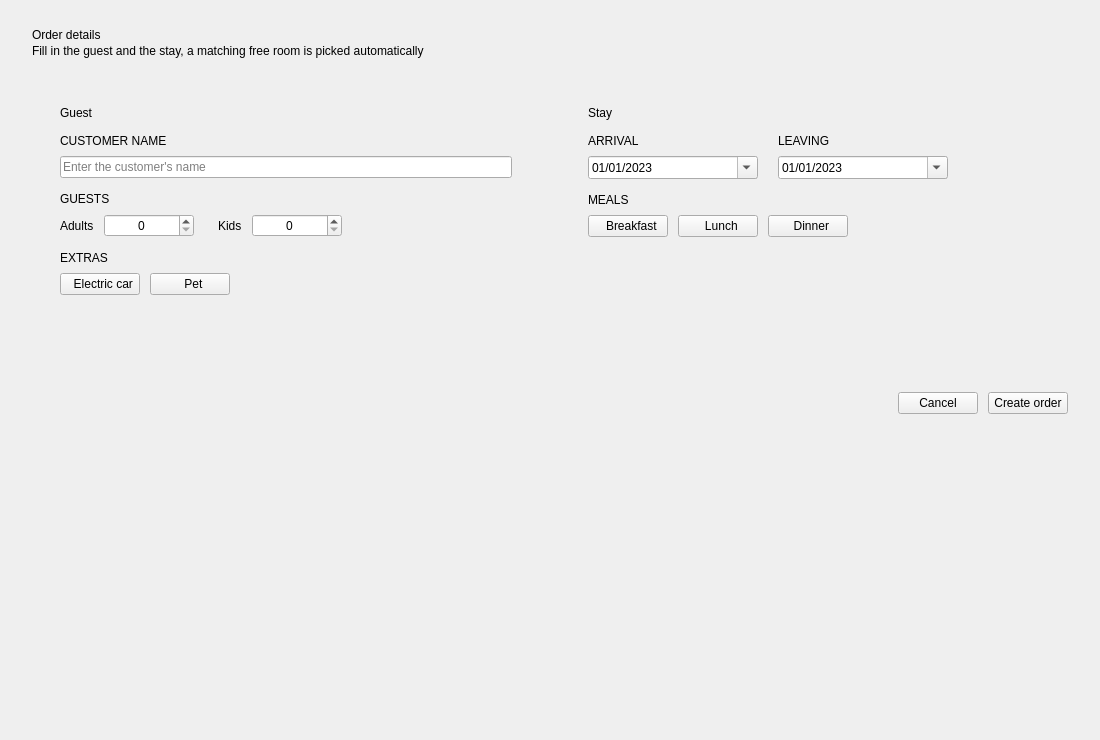
<?xml version="1.0" encoding="UTF-8"?>
<ui version="4.0">
 <class>Form</class>
 <widget class="QWidget" name="Form">
  <property name="geometry">
   <rect>
    <x>0</x>
    <y>0</y>
    <width>1100</width>
    <height>740</height>
   </rect>
  </property>
  <layout class="QVBoxLayout" name="page_layout">
   <property name="spacing">
    <number>20</number>
   </property>
   <property name="leftMargin">
    <number>32</number>
   </property>
   <property name="topMargin">
    <number>28</number>
   </property>
   <property name="rightMargin">
    <number>32</number>
   </property>
   <property name="bottomMargin">
    <number>32</number>
   </property>
   <item>
    <layout class="QHBoxLayout" name="header_layout">
     <item>
      <layout class="QVBoxLayout" name="header_text_layout">
       <property name="spacing">
        <number>2</number>
       </property>
       <item>
        <widget class="QLabel" name="title_label">
         <property name="text">
          <string>Order details</string>
         </property>
         <property name="role" stdset="0">
          <string>h2</string>
         </property>
        </widget>
       </item>
       <item>
        <widget class="QLabel" name="user_connected_label">
         <property name="text">
          <string>Fill in the guest and the stay, a matching free room is picked automatically</string>
         </property>
         <property name="role" stdset="0">
          <string>muted</string>
         </property>
        </widget>
       </item>
      </layout>
     </item>
     <item>
      <spacer name="spacer_13">
       <property name="orientation">
        <enum>Qt::Horizontal</enum>
       </property>
       <property name="sizeHint" stdset="0">
        <size>
         <width>40</width>
         <height>20</height>
        </size>
       </property>
      </spacer>
     </item>
    </layout>
   </item>
   <item>
    <layout class="QHBoxLayout" name="cards_layout">
     <property name="spacing">
      <number>20</number>
     </property>
     <item>
      <widget class="QFrame" name="guest_card">
       <property name="card" stdset="0">
        <string>true</string>
       </property>
       <layout class="QVBoxLayout" name="guest_card_layout">
        <property name="spacing">
         <number>8</number>
        </property>
        <property name="leftMargin">
         <number>28</number>
        </property>
        <property name="topMargin">
         <number>28</number>
        </property>
        <property name="rightMargin">
         <number>28</number>
        </property>
        <property name="bottomMargin">
         <number>28</number>
        </property>
        <item>
         <widget class="QLabel" name="guest_heading">
          <property name="text">
           <string>Guest</string>
          </property>
          <property name="role" stdset="0">
           <string>h2</string>
          </property>
         </widget>
        </item>
        <item>
         <spacer name="spacer_1">
          <property name="orientation">
           <enum>Qt::Vertical</enum>
          </property>
          <property name="sizeType">
           <enum>QSizePolicy::Fixed</enum>
          </property>
          <property name="sizeHint" stdset="0">
           <size>
            <width>20</width>
            <height>6</height>
           </size>
          </property>
         </spacer>
        </item>
        <item>
         <widget class="QLabel" name="customer_name_caption">
          <property name="text">
           <string>CUSTOMER NAME</string>
          </property>
          <property name="role" stdset="0">
           <string>caption</string>
          </property>
         </widget>
        </item>
        <item>
         <widget class="QLineEdit" name="customer_name_input">
          <property name="placeholderText">
           <string>Enter the customer's name</string>
          </property>
          <property name="clearButtonEnabled">
           <bool>true</bool>
          </property>
         </widget>
        </item>
        <item>
         <spacer name="spacer_2">
          <property name="orientation">
           <enum>Qt::Vertical</enum>
          </property>
          <property name="sizeType">
           <enum>QSizePolicy::Fixed</enum>
          </property>
          <property name="sizeHint" stdset="0">
           <size>
            <width>20</width>
            <height>6</height>
           </size>
          </property>
         </spacer>
        </item>
        <item>
         <widget class="QLabel" name="guests_caption">
          <property name="text">
           <string>GUESTS</string>
          </property>
          <property name="role" stdset="0">
           <string>caption</string>
          </property>
         </widget>
        </item>
        <item>
         <widget class="QFrame" name="guest_frame">
          <layout class="QHBoxLayout" name="guest_frame_layout">
           <property name="spacing">
            <number>0</number>
           </property>
           <property name="leftMargin">
            <number>0</number>
           </property>
           <property name="topMargin">
            <number>0</number>
           </property>
           <property name="rightMargin">
            <number>0</number>
           </property>
           <property name="bottomMargin">
            <number>0</number>
           </property>
           <item>
            <widget class="QFrame" name="adults_frame">
             <layout class="QHBoxLayout" name="adults_layout">
              <property name="spacing">
               <number>10</number>
              </property>
              <property name="leftMargin">
               <number>0</number>
              </property>
              <property name="topMargin">
               <number>0</number>
              </property>
              <property name="rightMargin">
               <number>0</number>
              </property>
              <property name="bottomMargin">
               <number>0</number>
              </property>
              <item>
               <widget class="QLabel" name="adults_label">
                <property name="text">
                 <string>Adults</string>
                </property>
               </widget>
              </item>
              <item>
               <widget class="QSpinBox" name="adults_input">
                <property name="minimumSize">
                 <size>
                  <width>90</width>
                  <height>0</height>
                 </size>
                </property>
                <property name="maximumSize">
                 <size>
                  <width>110</width>
                  <height>16777215</height>
                 </size>
                </property>
                <property name="alignment">
                 <set>Qt::AlignCenter</set>
                </property>
                <property name="minimum">
                 <number>0</number>
                </property>
                <property name="maximum">
                 <number>10</number>
                </property>
                <property name="value">
                 <number>0</number>
                </property>
               </widget>
              </item>
             </layout>
            </widget>
           </item>
           <item>
            <spacer name="spacer_3">
             <property name="orientation">
              <enum>Qt::Horizontal</enum>
             </property>
             <property name="sizeType">
              <enum>QSizePolicy::Fixed</enum>
             </property>
             <property name="sizeHint" stdset="0">
              <size>
               <width>24</width>
               <height>20</height>
              </size>
             </property>
            </spacer>
           </item>
           <item>
            <widget class="QFrame" name="kids_frame">
             <layout class="QHBoxLayout" name="kids_layout">
              <property name="spacing">
               <number>10</number>
              </property>
              <property name="leftMargin">
               <number>0</number>
              </property>
              <property name="topMargin">
               <number>0</number>
              </property>
              <property name="rightMargin">
               <number>0</number>
              </property>
              <property name="bottomMargin">
               <number>0</number>
              </property>
              <item>
               <widget class="QLabel" name="kids_label">
                <property name="text">
                 <string>Kids</string>
                </property>
               </widget>
              </item>
              <item>
               <widget class="QSpinBox" name="kids_input">
                <property name="minimumSize">
                 <size>
                  <width>90</width>
                  <height>0</height>
                 </size>
                </property>
                <property name="maximumSize">
                 <size>
                  <width>110</width>
                  <height>16777215</height>
                 </size>
                </property>
                <property name="alignment">
                 <set>Qt::AlignCenter</set>
                </property>
                <property name="minimum">
                 <number>0</number>
                </property>
                <property name="maximum">
                 <number>10</number>
                </property>
                <property name="value">
                 <number>0</number>
                </property>
               </widget>
              </item>
             </layout>
            </widget>
           </item>
           <item>
            <spacer name="spacer_4">
             <property name="orientation">
              <enum>Qt::Horizontal</enum>
             </property>
             <property name="sizeHint" stdset="0">
              <size>
               <width>40</width>
               <height>20</height>
              </size>
             </property>
            </spacer>
           </item>
          </layout>
         </widget>
        </item>
        <item>
         <spacer name="spacer_5">
          <property name="orientation">
           <enum>Qt::Vertical</enum>
          </property>
          <property name="sizeType">
           <enum>QSizePolicy::Fixed</enum>
          </property>
          <property name="sizeHint" stdset="0">
           <size>
            <width>20</width>
            <height>6</height>
           </size>
          </property>
         </spacer>
        </item>
        <item>
         <widget class="QLabel" name="extras_caption">
          <property name="text">
           <string>EXTRAS</string>
          </property>
          <property name="role" stdset="0">
           <string>caption</string>
          </property>
         </widget>
        </item>
        <item>
         <layout class="QHBoxLayout" name="extras_layout">
          <property name="spacing">
           <number>10</number>
          </property>
          <item>
           <widget class="QPushButton" name="check_electric_car_btn">
            <property name="text">
             <string>  Electric car</string>
            </property>
            <property name="cursor">
             <cursorShape>PointingHandCursor</cursorShape>
            </property>
            <property name="checkable">
             <bool>true</bool>
            </property>
            <property name="autoDefault">
             <bool>false</bool>
            </property>
            <property name="variant" stdset="0">
             <string>chip</string>
            </property>
           </widget>
          </item>
          <item>
           <widget class="QPushButton" name="check_pet_btn">
            <property name="text">
             <string>  Pet</string>
            </property>
            <property name="cursor">
             <cursorShape>PointingHandCursor</cursorShape>
            </property>
            <property name="checkable">
             <bool>true</bool>
            </property>
            <property name="autoDefault">
             <bool>false</bool>
            </property>
            <property name="variant" stdset="0">
             <string>chip</string>
            </property>
           </widget>
          </item>
          <item>
           <spacer name="spacer_6">
            <property name="orientation">
             <enum>Qt::Horizontal</enum>
            </property>
            <property name="sizeHint" stdset="0">
             <size>
              <width>40</width>
              <height>20</height>
             </size>
            </property>
           </spacer>
          </item>
         </layout>
        </item>
        <item>
         <spacer name="spacer_7">
          <property name="orientation">
           <enum>Qt::Vertical</enum>
          </property>
          <property name="sizeHint" stdset="0">
           <size>
            <width>20</width>
            <height>40</height>
           </size>
          </property>
         </spacer>
        </item>
       </layout>
      </widget>
     </item>
     <item>
      <widget class="QFrame" name="stay_card">
       <property name="card" stdset="0">
        <string>true</string>
       </property>
       <layout class="QVBoxLayout" name="stay_card_layout">
        <property name="spacing">
         <number>8</number>
        </property>
        <property name="leftMargin">
         <number>28</number>
        </property>
        <property name="topMargin">
         <number>28</number>
        </property>
        <property name="rightMargin">
         <number>28</number>
        </property>
        <property name="bottomMargin">
         <number>28</number>
        </property>
        <item>
         <widget class="QLabel" name="stay_heading">
          <property name="text">
           <string>Stay</string>
          </property>
          <property name="role" stdset="0">
           <string>h2</string>
          </property>
         </widget>
        </item>
        <item>
         <spacer name="spacer_8">
          <property name="orientation">
           <enum>Qt::Vertical</enum>
          </property>
          <property name="sizeType">
           <enum>QSizePolicy::Fixed</enum>
          </property>
          <property name="sizeHint" stdset="0">
           <size>
            <width>20</width>
            <height>6</height>
           </size>
          </property>
         </spacer>
        </item>
        <item>
         <layout class="QHBoxLayout" name="dates_layout">
          <property name="spacing">
           <number>20</number>
          </property>
          <item>
           <layout class="QVBoxLayout" name="arrival_layout">
            <property name="spacing">
             <number>8</number>
            </property>
            <item>
             <widget class="QLabel" name="arrival_label">
              <property name="text">
               <string>ARRIVAL</string>
              </property>
              <property name="role" stdset="0">
               <string>caption</string>
              </property>
             </widget>
            </item>
            <item>
             <widget class="QDateEdit" name="arrival_date">
              <property name="minimumSize">
               <size>
                <width>170</width>
                <height>0</height>
               </size>
              </property>
              <property name="minimumDateTime">
               <datetime>
                <hour>0</hour>
                <minute>0</minute>
                <second>0</second>
                <year>2023</year>
                <month>1</month>
                <day>1</day>
               </datetime>
              </property>
              <property name="displayFormat">
               <string>dd/MM/yyyy</string>
              </property>
              <property name="calendarPopup">
               <bool>true</bool>
              </property>
              <property name="date">
               <date>
                <year>2023</year>
                <month>1</month>
                <day>1</day>
               </date>
              </property>
             </widget>
            </item>
           </layout>
          </item>
          <item>
           <layout class="QVBoxLayout" name="leaving_layout">
            <property name="spacing">
             <number>8</number>
            </property>
            <item>
             <widget class="QLabel" name="leaving_label">
              <property name="text">
               <string>LEAVING</string>
              </property>
              <property name="role" stdset="0">
               <string>caption</string>
              </property>
             </widget>
            </item>
            <item>
             <widget class="QDateEdit" name="leaving_date">
              <property name="minimumSize">
               <size>
                <width>170</width>
                <height>0</height>
               </size>
              </property>
              <property name="minimumDateTime">
               <datetime>
                <hour>0</hour>
                <minute>0</minute>
                <second>0</second>
                <year>2023</year>
                <month>1</month>
                <day>1</day>
               </datetime>
              </property>
              <property name="displayFormat">
               <string>dd/MM/yyyy</string>
              </property>
              <property name="calendarPopup">
               <bool>true</bool>
              </property>
              <property name="date">
               <date>
                <year>2023</year>
                <month>1</month>
                <day>1</day>
               </date>
              </property>
             </widget>
            </item>
           </layout>
          </item>
          <item>
           <spacer name="spacer_9">
            <property name="orientation">
             <enum>Qt::Horizontal</enum>
            </property>
            <property name="sizeHint" stdset="0">
             <size>
              <width>40</width>
              <height>20</height>
             </size>
            </property>
           </spacer>
          </item>
         </layout>
        </item>
        <item>
         <spacer name="spacer_10">
          <property name="orientation">
           <enum>Qt::Vertical</enum>
          </property>
          <property name="sizeType">
           <enum>QSizePolicy::Fixed</enum>
          </property>
          <property name="sizeHint" stdset="0">
           <size>
            <width>20</width>
            <height>6</height>
           </size>
          </property>
         </spacer>
        </item>
        <item>
         <widget class="QLabel" name="meals_caption">
          <property name="text">
           <string>MEALS</string>
          </property>
          <property name="role" stdset="0">
           <string>caption</string>
          </property>
         </widget>
        </item>
        <item>
         <widget class="QFrame" name="food_opsions_frame">
          <layout class="QHBoxLayout" name="food_layout">
           <property name="spacing">
            <number>10</number>
           </property>
           <property name="leftMargin">
            <number>0</number>
           </property>
           <property name="topMargin">
            <number>0</number>
           </property>
           <property name="rightMargin">
            <number>0</number>
           </property>
           <property name="bottomMargin">
            <number>0</number>
           </property>
           <item>
            <widget class="QPushButton" name="breakfast_btn">
             <property name="text">
              <string>  Breakfast</string>
             </property>
             <property name="cursor">
              <cursorShape>PointingHandCursor</cursorShape>
             </property>
             <property name="checkable">
              <bool>true</bool>
             </property>
             <property name="autoDefault">
              <bool>false</bool>
             </property>
             <property name="variant" stdset="0">
              <string>chip</string>
             </property>
            </widget>
           </item>
           <item>
            <widget class="QPushButton" name="lunch_btn">
             <property name="text">
              <string>  Lunch</string>
             </property>
             <property name="cursor">
              <cursorShape>PointingHandCursor</cursorShape>
             </property>
             <property name="checkable">
              <bool>true</bool>
             </property>
             <property name="autoDefault">
              <bool>false</bool>
             </property>
             <property name="variant" stdset="0">
              <string>chip</string>
             </property>
            </widget>
           </item>
           <item>
            <widget class="QPushButton" name="dinner_btn">
             <property name="text">
              <string>  Dinner</string>
             </property>
             <property name="cursor">
              <cursorShape>PointingHandCursor</cursorShape>
             </property>
             <property name="checkable">
              <bool>true</bool>
             </property>
             <property name="autoDefault">
              <bool>false</bool>
             </property>
             <property name="variant" stdset="0">
              <string>chip</string>
             </property>
            </widget>
           </item>
           <item>
            <spacer name="spacer_11">
             <property name="orientation">
              <enum>Qt::Horizontal</enum>
             </property>
             <property name="sizeHint" stdset="0">
              <size>
               <width>40</width>
               <height>20</height>
              </size>
             </property>
            </spacer>
           </item>
          </layout>
         </widget>
        </item>
        <item>
         <spacer name="spacer_12">
          <property name="orientation">
           <enum>Qt::Vertical</enum>
          </property>
          <property name="sizeHint" stdset="0">
           <size>
            <width>20</width>
            <height>40</height>
           </size>
          </property>
         </spacer>
        </item>
       </layout>
      </widget>
     </item>
    </layout>
   </item>
   <item>
    <layout class="QHBoxLayout" name="footer_layout">
     <property name="spacing">
      <number>10</number>
     </property>
     <item>
      <widget class="QLabel" name="error_label">
       <property name="text">
        <string/>
       </property>
       <property name="role" stdset="0">
        <string>error</string>
       </property>
      </widget>
     </item>
     <item>
      <spacer name="spacer_14">
       <property name="orientation">
        <enum>Qt::Horizontal</enum>
       </property>
       <property name="sizeHint" stdset="0">
        <size>
         <width>40</width>
         <height>20</height>
        </size>
       </property>
      </spacer>
     </item>
     <item>
      <widget class="QPushButton" name="cencel_btn">
       <property name="text">
        <string>Cancel</string>
       </property>
       <property name="cursor">
        <cursorShape>PointingHandCursor</cursorShape>
       </property>
       <property name="autoDefault">
        <bool>false</bool>
       </property>
      </widget>
     </item>
     <item>
      <widget class="QPushButton" name="create_btn">
       <property name="text">
        <string>Create order</string>
       </property>
       <property name="cursor">
        <cursorShape>PointingHandCursor</cursorShape>
       </property>
       <property name="autoDefault">
        <bool>false</bool>
       </property>
       <property name="variant" stdset="0">
        <string>primary</string>
       </property>
      </widget>
     </item>
    </layout>
   </item>
   <item>
    <spacer name="spacer_15">
     <property name="orientation">
      <enum>Qt::Vertical</enum>
     </property>
     <property name="sizeHint" stdset="0">
      <size>
       <width>20</width>
       <height>40</height>
      </size>
     </property>
    </spacer>
   </item>
  </layout>
 </widget>
 <resources/>
 <connections/>
</ui>
